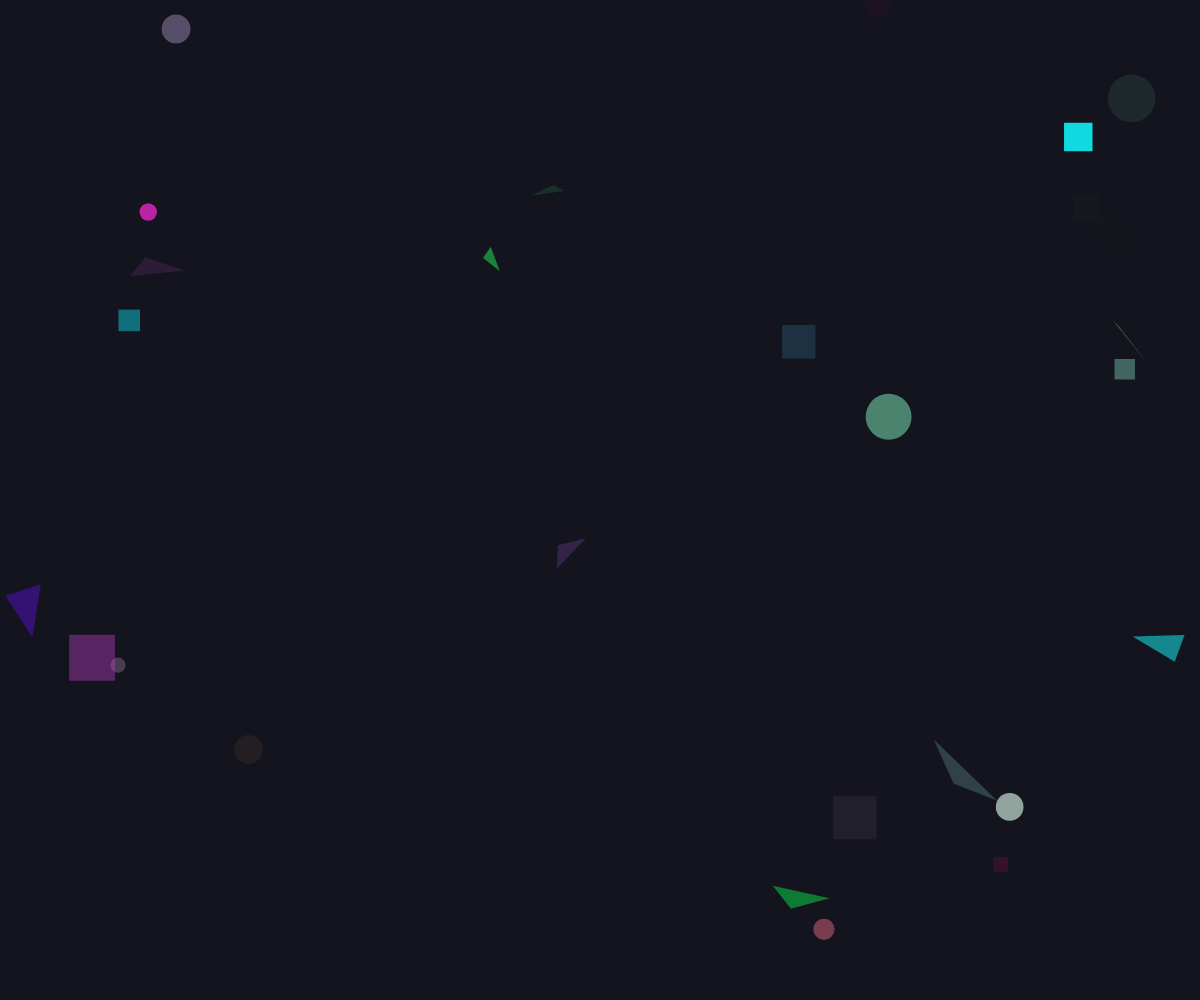
Frame 1 (no input)
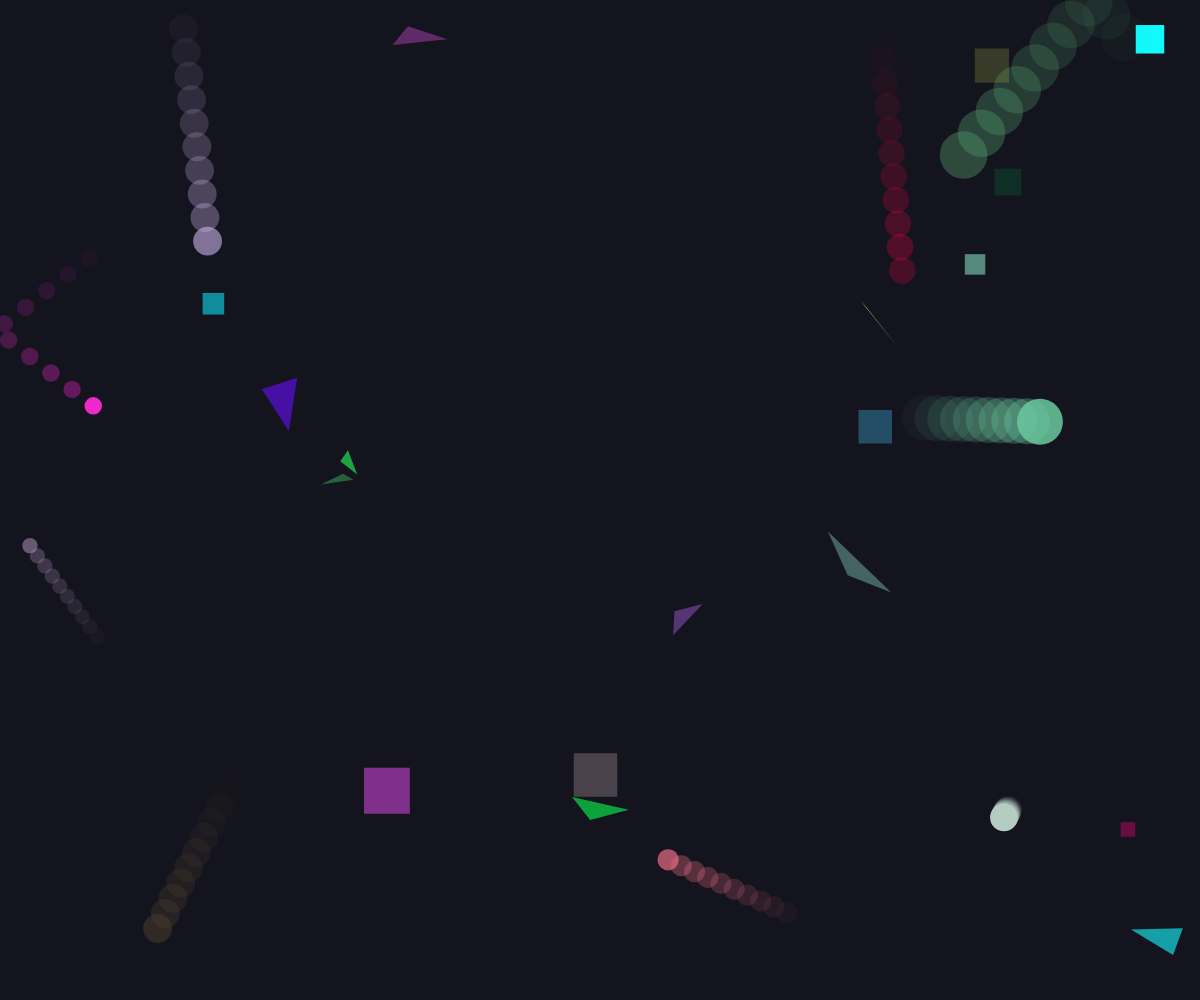
Frame 60 (no input)
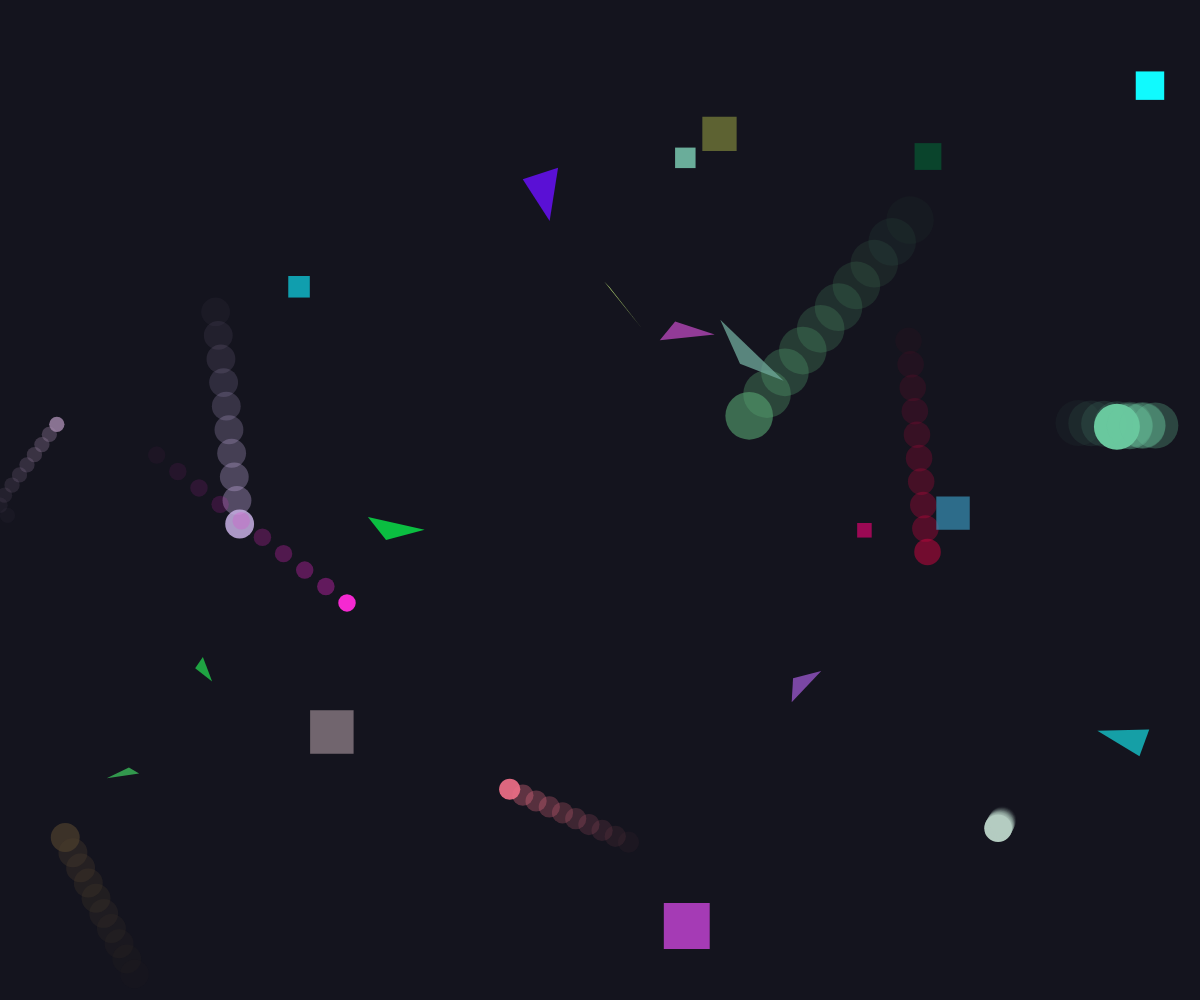
Frame 120 (the mouse pressed at the canvas centre since frame 60)

The p5.js sketch that drew these frames (run headless with seeded random() and noise() and a simulated clock; from frame 60 on, the mouse is pressed at the canvas centre):

// p5.js sketch
// ── sketch.js
// Generative Art Week 4
class Figure {
  constructor() {
    this.x = random(width)
    this.y = random(height)
    this.dx = random(-5, 5)
    this.dy = random(-5, 5)
    this.rgba = [random(255), random(255), random(255), random(255)]
    this.size = random(10, 50)
  }
  move() {
    this.x += this.dx
    this.y += this.dy
  }
  tekendezevorm() { }
}

class Circle extends Figure {
  constructor() {
    super()
    this.prevPositions = []
  }

  tekendezevorm() {
    fill(this.rgba)
    circle(this.x, this.y, this.size)
    for (let i = 0; i < this.prevPositions.length; i++) {
      fill(this.rgba[0], this.rgba[1], this.rgba[2], i * 10)
      circle(this.prevPositions[i][0], this.prevPositions[i][1], this.size)
    }
    // voeg vorige positie toe, elke 5 frames
    if(frameCount % 5 == 0){
        this.prevPositions.push([this.x, this.y])
    }
    // verwijder oude posities
    if (this.prevPositions.length > 10) {
      this.prevPositions.shift();
    }
  }
}
class Rectangle extends Figure {
  tekendezevorm() {
    fill(this.rgba)
    rect(this.x, this.y, this.size)
    
  }
}
class Triangle extends Figure {
  constructor() {
    super()
    this.x2 = this.x + random(-50, 50)
    this.y2 = this.y + random(-50, 50)
    this.x3 = this.x + random(-50, 50)
    this.y3 = this.y + random(-50, 50)
  }
  move() {
    super.move()
    this.x2 += this.dx
    this.y2 += this.dy
    this.x3 += this.dx
    this.y3 += this.dy
  }
  tekendezevorm() {
    fill(this.rgba)
    triangle(this.x, this.y, this.x2, this.y2, this.x3, this.y3)
  }
}
// Setup functie
function setup() {
  createCanvas(windowWidth, windowHeight)
  noStroke()
  generate(0.1)
}
let shapes = []
// Animatie loop
function draw() {
  background(20, 20, 30)
  for (let i = 0; i < shapes.length; i++) {
    let shape = shapes[i];
    shape.tekendezevorm();
    shape.move();
    if (shape instanceof Triangle) {
      if (shape.x < 0 || shape.x2 < 0 || shape.x3 < 0 ||
        shape.x > width || shape.x2 > width || shape.x3 > width) {
        shape.dx *= -1;
      }
      if (shape.y < 0 || shape.y2 < 0 || shape.y3 < 0 ||
        shape.y > height || shape.y2 > height || shape.y3 > height) {
        shape.dy *= -1;
      }
    } else {
      if (shape.x < 0 || shape.x + shape.size > width) {
        shape.dx *= -1;
      }
      if (shape.y < 0 || shape.y + shape.size > height) {
        shape.dy *= -1;
      }
    }
    // Transparantie en verandering van richting
    if (shape.rgba[3] < 400) {
      shape.rgba[3]++;
    } else {
      shape.rgba[3] = -100;
      let r = round(random(1, 6));
      if (r == 1) {
        shape.dx *= -1;
      } else if (r == 2) {
        shape.dy *= -1;
      } else if (r == 3) {
        shape.dx *= -0.8;
      } else if (r == 4) {
        shape.dy *= -0.8;
      } else if (r == 5) {
        shape.dx *= -1.2;
      } else if (r == 6) {
        shape.dy *= -1.2;
      }
    }
    generate
  }
}
// Nieuwe vormen genereren bij indrukken van toetsen
function generate(times) {
  let count = round(random(50, 100)) * times
  shapes = []
  background(20, 20, 30)
  for (let i = 0; i < count; i++) {
    shapes.push(new Circle());
    shapes.push(new Rectangle())
    shapes.push(new Triangle())
    console.log(count)
  }
}
function keyPressed() {
  if (keyCode === ENTER) {
    generate(1)
  }
  if (keyCode === BACKSPACE) {
    generate(2)
  }
  if (keyCode === 32) {
    generate(3)
  }
}
